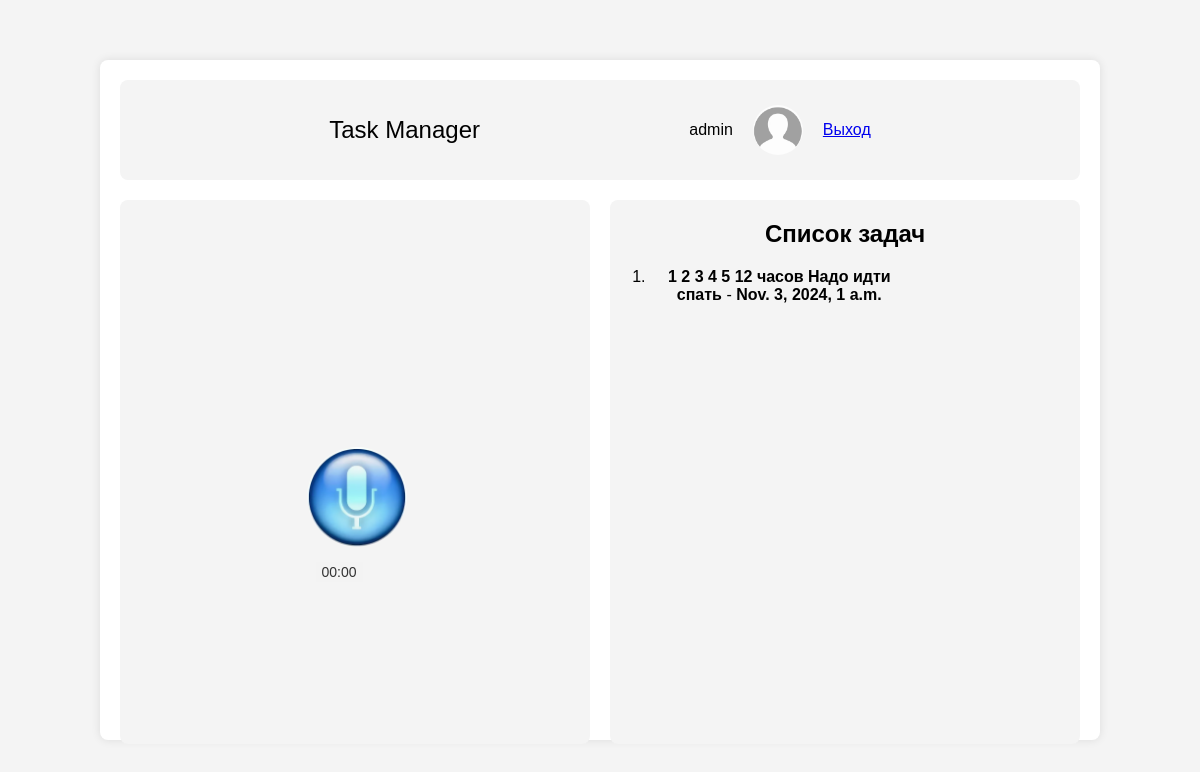
The app's page /home/1/ (signed in), older data.
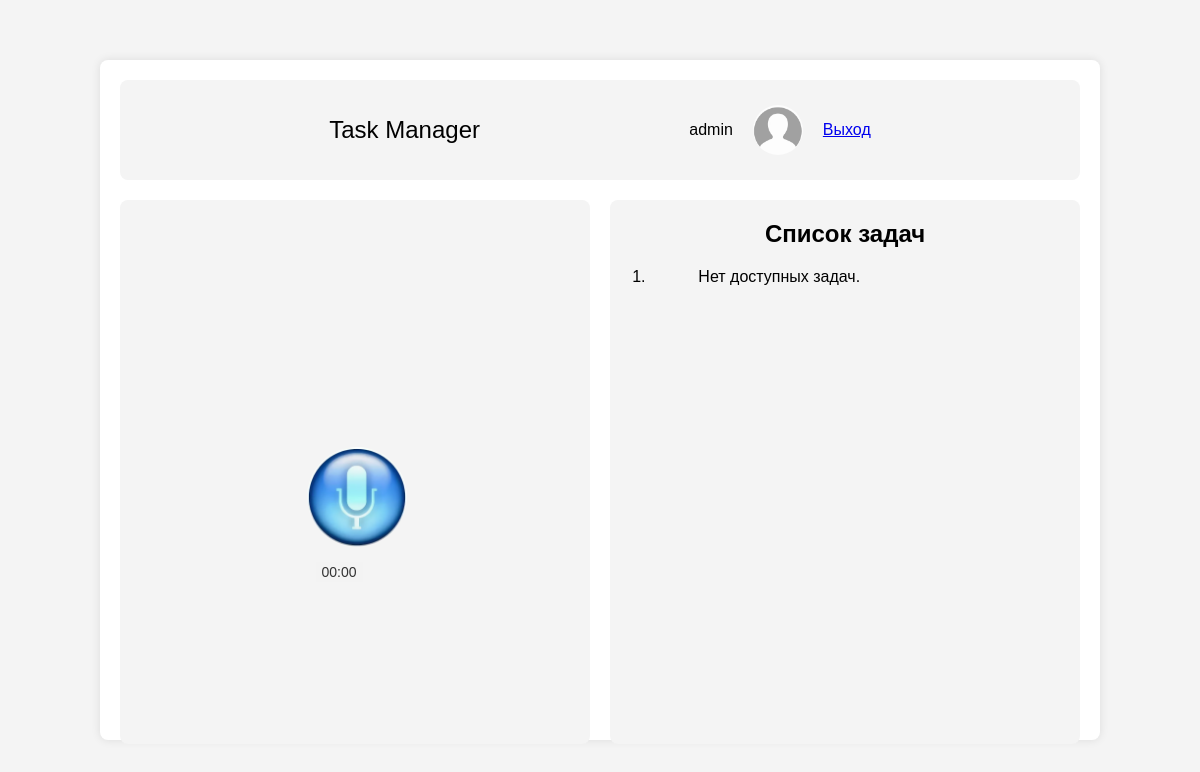
The same page, newer data.
### text_processing/models.py (models this page shows, shortened)
class Transcription(models.Model):
    text = models.TextField()
    created_at = models.DateTimeField(auto_now_add=True)
    completed_at = models.DateTimeField(null=True, blank=True)
    record = models.ForeignKey(VoiceRecording, related_name='transcriptions', on_delete=models.CASCADE, null=True, blank=True)
    user = models.ForeignKey(MyUser,  on_delete=models.CASCADE)

### app/views.py (the view)
# urls.py: path('home/<int:user_id>/', views.home, name='home'),
@login_required
def home(request, user_id):
    try:
        user = get_object_or_404(MyUser, id=user_id)
        tasks = Transcription.objects.filter(user=user)
        for task in tasks:
            if task.record and task.record.user != user:
                logger.warning(f"User {request.user.id} tried to access task {task.id} of user {user_id}")
                raise Http404(_("You do not have permission to view this task."))
        return render(request, 'home.html', {'user': user, 'tasks': tasks})
    except Http404 as e:
        logger.error(f"Http404 error: {e}")
        raise
    except Exception as e:
        logger.error(f"An error occurred: {e}")
        raise Http404(_("An error occurred while processing your request."))

### templates/home.html (shortened to what this page needs)
{% load static %}
<!DOCTYPE html>
<html lang="en">
<head>
    <link rel="stylesheet" type="text/css" href="{% static 'style.css' %}">
</head>
<body>
<div class="home-container">
    <div class="container-app">
        <span class="title-home">Task Manager</span>
        <div class="header">
            <span>{{ user.username}}</span>
            <div class="user"><img src="{% static 'user.webp' %}" class="user-img"></div>
            <a href="{% url 'logout' %}">Выход</a>
        </div>
    </div>
    <div class="widows">
        <div class="widowsL">
            <button class="mic-btn" id="record-btn">
                <img src="{% static 'mic.webp' %}" class="mic">
            </button>
            <div class="status-bar">
                <div class="status-bar-time" id="status-bar-time">00:00</div>
            </div>
        </div>
        <div class="widowsR">
            <h2>Список задач</h2>
            <ol>
                {% for task in tasks %}
                    <li class="task" data-time="{{ task.completed_at|date:'Y-m-d H:i:s' }}" data-id="{{ task.id }}">
                        <strong class="task-text">{{ task.text }}</strong> - <strong>{{ task.completed_at }}</strong>
                    </li>
                {% empty %}
                    <li>Нет доступных задач.</li>
                {% endfor %}
            </ol>
        </div>
    </div>
</div>
</body>
</html>

Row changes from the older to the newer data that the page shows:
removed Transcription: text "1 2 3 4 5 12 часов Надо идти спать", completed_at "Nov. 3, 2024, 1 a.m."
Text that changed along with them:
text now shown: "Нет доступных задач."
